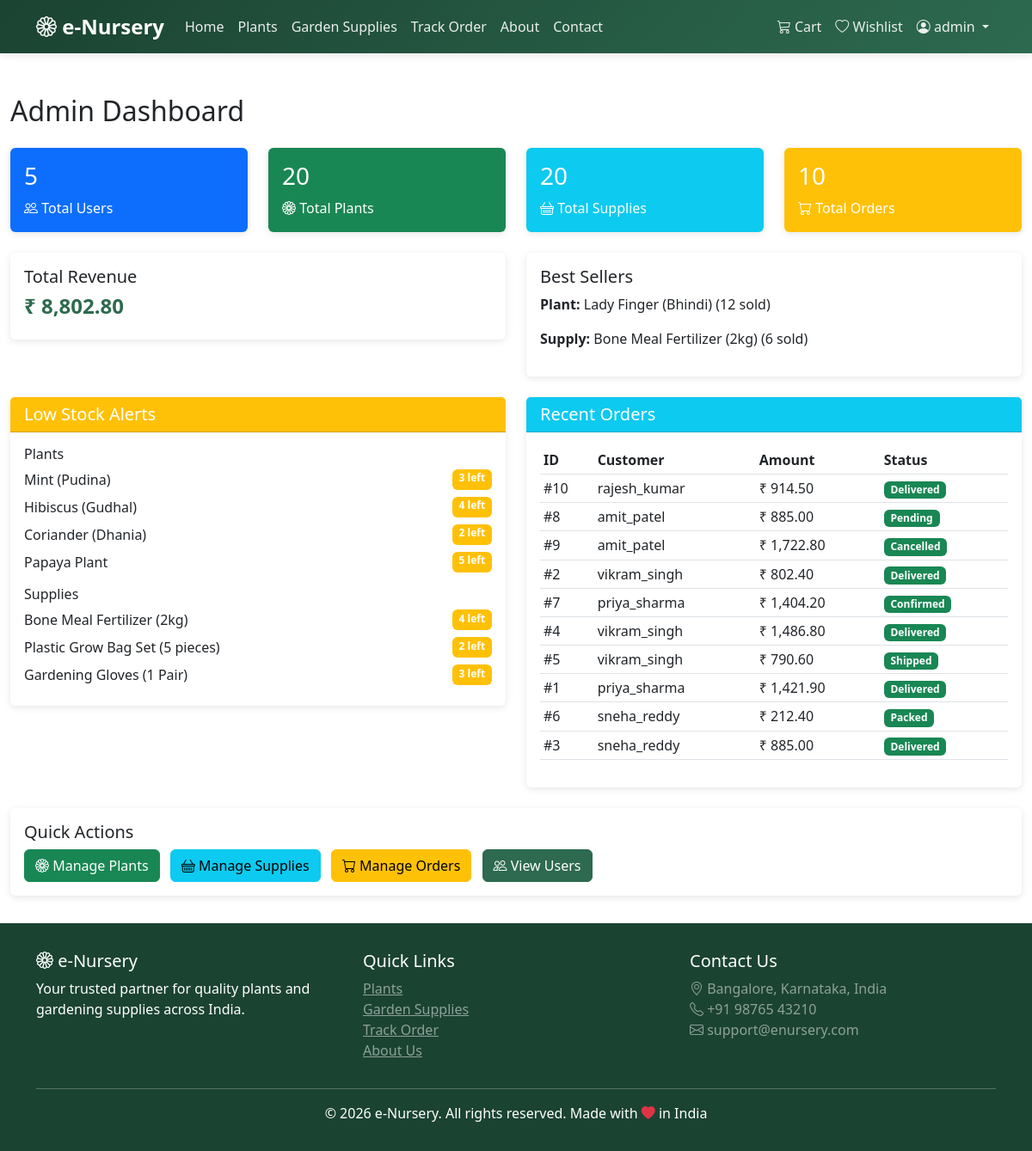
The page /admin (signed in) on the database its author committed.
### models.py (models this page shows, shortened)
class User(UserMixin, db.Model):
    __tablename__ = 'users'
    id = db.Column(db.Integer, primary_key=True)
    username = db.Column(db.String(80), unique=True, nullable=False)
    email = db.Column(db.String(120), unique=True, nullable=False)
    password_hash = db.Column(db.String(200), nullable=False)
    full_name = db.Column(db.String(100))
    phone = db.Column(db.String(15))
    address = db.Column(db.Text)
    city = db.Column(db.String(50))
    state = db.Column(db.String(50))
    pincode = db.Column(db.String(10))
    role = db.Column(db.String(20), default='user')  # 'admin' or 'user'
    created_at = db.Column(db.DateTime, default=datetime.utcnow)
    cart_items = db.relationship('Cart', backref='user', lazy=True, cascade='all, delete-orphan')
    orders = db.relationship('Order', backref='user', lazy=True)
    wishlists = db.relationship('Wishlist', backref='user', lazy=True, cascade='all, delete-orphan')
    reviews = db.relationship('Review', backref='user', lazy=True)

class Plant(db.Model):
    __tablename__ = 'plants'
    id = db.Column(db.Integer, primary_key=True)
    name = db.Column(db.String(100), nullable=False)
    category = db.Column(db.String(50), nullable=False)  # Medicinal, Flower, Vegetable, Fruit
    price = db.Column(db.Float, nullable=False)
    description = db.Column(db.Text)
    sunlight = db.Column(db.String(50))
    water = db.Column(db.String(50))
    care_instructions = db.Column(db.Text)
    stock = db.Column(db.Integer, default=0)
    image = db.Column(db.String(200), default='default_plant.jpg')
    created_at = db.Column(db.DateTime, default=datetime.utcnow)
    updated_at = db.Column(db.DateTime, default=datetime.utcnow, onupdate=datetime.utcnow)
    reviews = db.relationship('Review', backref='plant', lazy=True)
    wishlists = db.relationship('Wishlist', backref='plant', lazy=True)

class Ingredient(db.Model):
    __tablename__ = 'ingredients'
    id = db.Column(db.Integer, primary_key=True)
    name = db.Column(db.String(100), nullable=False)
    type = db.Column(db.String(50), nullable=False)  # Fertilizer, Soil, Pot, Tools, Seeds
    price = db.Column(db.Float, nullable=False)
    description = db.Column(db.Text)
    usage_instructions = db.Column(db.Text)
    stock = db.Column(db.Integer, default=0)
    image = db.Column(db.String(200), default='default_ingredient.jpg')
    created_at = db.Column(db.DateTime, default=datetime.utcnow)

class Order(db.Model):
    __tablename__ = 'orders'
    id = db.Column(db.Integer, primary_key=True)
    user_id = db.Column(db.Integer, db.ForeignKey('users.id'), nullable=False)
    total_amount = db.Column(db.Float, nullable=False)
    order_status = db.Column(db.String(50), default='Pending')
    payment_status = db.Column(db.String(50), default='Pending')
    payment_method = db.Column(db.String(50))
    tracking_number = db.Column(db.String(50), unique=True)
    shipping_address = db.Column(db.Text)
    estimated_delivery = db.Column(db.DateTime)
    created_at = db.Column(db.DateTime, default=datetime.utcnow)
    order_items = db.relationship('OrderItem', backref='order', lazy=True, cascade='all, delete-orphan')

### routes.py (the view)
    @app.route('/admin')
    @login_required
    def admin_dashboard():
        if current_user.role != 'admin':
            flash('Unauthorized access', 'danger')
            return redirect(url_for('index'))
        total_users = User.query.filter_by(role='user').count()
        total_plants = Plant.query.count()
        total_ingredients = Ingredient.query.count()
        total_orders = Order.query.count()
        total_revenue = db.session.query(func.sum(Order.total_amount)).filter(
            Order.order_status != 'Cancelled').scalar() or 0
        low_stock_plants = Plant.query.filter(Plant.stock > 0, Plant.stock <= 5).all()
        low_stock_ingredients = Ingredient.query.filter(Ingredient.stock > 0, Ingredient.stock <= 5).all()
        most_sold_plant = db.session.query(
            OrderItem.item_id,
            Plant.name,
            func.sum(OrderItem.quantity).label('total_sold')
        ).join(Plant, OrderItem.item_id == Plant.id).filter(
            OrderItem.item_type == 'plant'
        ).group_by(OrderItem.item_id, Plant.name).order_by(func.sum(OrderItem.quantity).desc()).first()
        most_sold_ingredient = db.session.query(
            OrderItem.item_id,
            Ingredient.name,
            func.sum(OrderItem.quantity).label('total_sold')
        ).join(Ingredient, OrderItem.item_id == Ingredient.id).filter(
            OrderItem.item_type == 'ingredient'
        ).group_by(OrderItem.item_id, Ingredient.name).order_by(func.sum(OrderItem.quantity).desc()).first()
        recent_orders = Order.query.order_by(Order.created_at.desc()).limit(10).all()
        return render_template('admin/dashboard.html',
                               total_users=total_users,
                               total_plants=total_plants,
                               total_ingredients=total_ingredients,
                               total_orders=total_orders,
                               total_revenue=total_revenue,
                               low_stock_plants=low_stock_plants,
                               low_stock_ingredients=low_stock_ingredients,
                               most_sold_plant=most_sold_plant,
                               most_sold_ingredient=most_sold_ingredient,
                               recent_orders=recent_orders)

### app.py (called while the page is built)
@login_manager.user_loader
def load_user(user_id):
    return User.query.get(int(user_id))

### templates/admin/dashboard.html (shortened to what this page needs)
{% extends 'base.html' %}
{% block content %}
<div class="container-fluid">
    <h2 class="mb-4">Admin Dashboard</h2>
    <div class="row g-4 mb-4">
        <div class="col-md-3">
            <div class="card text-white bg-primary">
                <div class="card-body">
                    <h3>{{ total_users }}</h3>
                    <p class="mb-0"><i class="bi bi-people"></i> Total Users</p>
                </div>
            </div>
        </div>
        <div class="col-md-3">
            <div class="card text-white bg-success">
                <div class="card-body">
                    <h3>{{ total_plants }}</h3>
                    <p class="mb-0"><i class="bi bi-flower1"></i> Total Plants</p>
                </div>
            </div>
        </div>
        <div class="col-md-3">
            <div class="card text-white bg-info">
                <div class="card-body">
                    <h3>{{ total_ingredients }}</h3>
                    <p class="mb-0"><i class="bi bi-basket"></i> Total Supplies</p>
                </div>
            </div>
        </div>
        <div class="col-md-3">
            <div class="card text-white bg-warning">
                <div class="card-body">
                    <h3>{{ total_orders }}</h3>
                    <p class="mb-0"><i class="bi bi-cart"></i> Total Orders</p>
                </div>
            </div>
        </div>
    </div>
    <div class="row mb-4">
        <div class="col-md-6">
            <div class="card">
                <div class="card-body">
                    <h5>Total Revenue</h5>
                    <h2 class="price-tag">{{ format_currency(total_revenue) }}</h2>
                </div>
            </div>
        </div>
        <div class="col-md-6">
            <div class="card">
                <div class="card-body">
                    <h5>Best Sellers</h5>
                    {% if most_sold_plant %}
                    <p><strong>Plant:</strong> {{ most_sold_plant.name }} ({{ most_sold_plant.total_sold }} sold)</p>
                    {% endif %}
                    {% if most_sold_ingredient %}
                    <p><strong>Supply:</strong> {{ most_sold_ingredient.name }} ({{ most_sold_ingredient.total_sold }} sold)</p>
                    {% endif %}
                </div>
            </div>
        </div>
    </div>
    <div class="row mb-4">
        <div class="col-md-6">
            <div class="card">
                <div class="card-header bg-warning text-white">
                    <h5 class="mb-0">Low Stock Alerts</h5>
                </div>
                <div class="card-body">
                    <h6>Plants</h6>
                    {% for plant in low_stock_plants %}
                    <div class="d-flex justify-content-between mb-2">
                        <span>{{ plant.name }}</span>
                        <span class="badge bg-warning">{{ plant.stock }} left</span>
                    </div>
                    {% endfor %}
                    <h6 class="mt-3">Supplies</h6>
                    {% for ing in low_stock_ingredients %}
                    <div class="d-flex justify-content-between mb-2">
                        <span>{{ ing.name }}</span>
                        <span class="badge bg-warning">{{ ing.stock }} left</span>
                    </div>
                    {% endfor %}
                </div>
            </div>
        </div>
        <div class="col-md-6">
            <div class="card">
                <div class="card-header bg-info text-white">
                    <h5 class="mb-0">Recent Orders</h5>
                </div>
                <div class="card-body">
                    <div class="table-responsive">
                        <table class="table table-sm">
                            <thead>
                                <tr>
                                    <th>ID</th>
                                    <th>Customer</th>
                                    <th>Amount</th>
                                    <th>Status</th>
                                </tr>
                            </thead>
                            <tbody>
                                {% for order in recent_orders %}
                                <tr>
                                    <td>#{{ order.id }}</td>
                                    <td>{{ order.user.username }}</td>
                                    <td>{{ format_currency(order.total_amount) }}</td>
                                    <td><span class="badge bg-success">{{ order.order_status }}</span></td>
                                </tr>
                                {% endfor %}
                            </tbody>
                        </table>
                    </div>
                </div>
            </div>
        </div>
    </div>
    <div class="row">
        <div class="col-md-12">
            <div class="card">
                <div class="card-body">
                    <h5>Quick Actions</h5>
                    <a href="{{ url_for('admin_plants') }}" class="btn btn-success me-2"><i class="bi bi-flower1"></i> Manage Plants</a>
                    <a href="{{ url_for('admin_ingredients') }}" class="btn btn-info me-2"><i class="bi bi-basket"></i> Manage Supplies</a>
                    <a href="{{ url_for('admin_orders') }}" class="btn btn-warning me-2"><i class="bi bi-cart"></i> Manage Orders</a>
                    <a href="{{ url_for('admin_users') }}" class="btn btn-primary"><i class="bi bi-people"></i> View Users</a>
                </div>
            </div>
        </div>
    </div>
</div>
{% endblock %}

### templates/base.html (shortened to what this page needs)
<!DOCTYPE html>
<html lang="en">
<head>
    <link href="https://cdn.jsdelivr.net/npm/bootstrap@5.3.0/dist/css/bootstrap.min.css" rel="stylesheet">
    <link rel="stylesheet" href="https://cdn.jsdelivr.net/npm/bootstrap-icons@1.11.0/font/bootstrap-icons.css">
</head>
<body>
    <nav class="navbar navbar-expand-lg navbar-dark sticky-top">
        <div class="container">
            <a class="navbar-brand" href="{{ url_for('index') }}">
                <i class="bi bi-flower1"></i> e-Nursery
            </a>
            <div class="collapse navbar-collapse" id="navbarNav">
                <ul class="navbar-nav me-auto">
                    <li class="nav-item">
                        <a class="nav-link" href="{{ url_for('index') }}">Home</a>
                    </li>
                    <li class="nav-item">
                        <a class="nav-link" href="{{ url_for('plants') }}">Plants</a>
                    </li>
                    <li class="nav-item">
                        <a class="nav-link" href="{{ url_for('ingredients') }}">Garden Supplies</a>
                    </li>
                    <li class="nav-item">
                        <a class="nav-link" href="{{ url_for('track_order') }}">Track Order</a>
                    </li>
                    <li class="nav-item">
                        <a class="nav-link" href="{{ url_for('about') }}">About</a>
                    </li>
                    <li class="nav-item">
                        <a class="nav-link" href="{{ url_for('contact') }}">Contact</a>
                    </li>
                </ul>
                <ul class="navbar-nav">
                    {% if current_user.is_authenticated %}
                        <li class="nav-item">
                            <a class="nav-link position-relative" href="{{ url_for('cart') }}">
                                <i class="bi bi-cart3"></i> Cart
                            </a>
                        </li>
                        <li class="nav-item">
                            <a class="nav-link" href="{{ url_for('wishlist') }}">
                                <i class="bi bi-heart"></i> Wishlist
                            </a>
                        </li>
                        <li class="nav-item dropdown">
                            <a class="nav-link dropdown-toggle" href="#" id="userDropdown" role="button" data-bs-toggle="dropdown">
                                <i class="bi bi-person-circle"></i> {{ current_user.username }}
                            </a>
                        </li>
                    {% endif %}
                </ul>
            </div>
        </div>
    </nav>
    <div class="content-wrapper">
        {% block content %}{% endblock %}
    </div>
    <footer class="footer">
        <div class="container">
            <div class="row">
                <div class="col-md-4">
                    <h5><i class="bi bi-flower1"></i> e-Nursery</h5>
                    <p>Your trusted partner for quality plants and gardening supplies across India.</p>
                </div>
                <div class="col-md-4">
                    <h5>Quick Links</h5>
                    <ul class="list-unstyled">
                        <li><a href="{{ url_for('plants') }}" class="text-white-50">Plants</a></li>
                        <li><a href="{{ url_for('ingredients') }}" class="text-white-50">Garden Supplies</a></li>
                        <li><a href="{{ url_for('track_order') }}" class="text-white-50">Track Order</a></li>
                        <li><a href="{{ url_for('about') }}" class="text-white-50">About Us</a></li>
                    </ul>
                </div>
                <div class="col-md-4">
                    <h5>Contact Us</h5>
                    <p class="text-white-50">
                        <i class="bi bi-geo-alt"></i> Bangalore, Karnataka, India<br>
                        <i class="bi bi-telephone"></i> +91 98765 43210<br>
                        <i class="bi bi-envelope"></i> support@enursery.com
                    </p>
                </div>
            </div>
            <hr class="bg-white">
            <div class="text-center">
                <p class="mb-0">&copy; 2026 e-Nursery. All rights reserved. Made with <i class="bi bi-heart-fill text-danger"></i> in India</p>
            </div>
        </div>
    </footer>
</body>
</html>

### templates/base.html (style rules this page uses)
:root { --primary-color: #2d6a4f; --secondary-color: #52b788; --accent-color: #95d5b2; --dark-green: #1b4332; }
body { font-family: 'Segoe UI', Tahoma, Geneva, Verdana, sans-serif; min-height: 100vh; display: flex; flex-direction: column; }
.navbar { background: linear-gradient(135deg, var(--dark-green), var(--primary-color)) !important; box-shadow: 0 2px 10px rgba(0,0,0,0.1); }
.navbar-brand { font-weight: 700; font-size: 1.5rem; color: white !important; }
.nav-link { color: rgba(255,255,255,0.9) !important; font-weight: 500; transition: color 0.3s; }
.content-wrapper { flex: 1; padding-top: 2rem; padding-bottom: 2rem; }
.footer { background: var(--dark-green); color: white; padding: 2rem 0; margin-top: auto; }
.btn-primary { background: var(--primary-color); border-color: var(--primary-color); }
.card { border: none; box-shadow: 0 2px 8px rgba(0,0,0,0.1); transition: transform 0.3s, box-shadow 0.3s; }
.price-tag { font-size: 1.5rem; font-weight: 700; color: var(--primary-color); }

### rows shown on the page
User: username "admin"
Plant: name "Mint (Pudina)", stock "3"
Plant: name "Hibiscus (Gudhal)", stock "4"
Plant: name "Coriander (Dhania)", stock "2"
Plant: name "Papaya Plant", stock "5"
Ingredient: name "Bone Meal Fertilizer (2kg)", stock "4"
Ingredient: name "Plastic Grow Bag Set (5 pieces)", stock "2"
Ingredient: name "Gardening Gloves (1 Pair)", stock "3"
Order: id "10", user.username "rajesh_kumar", total_amount "₹ 914.50", order_status "Delivered"
Order: id "8", user.username "amit_patel", total_amount "₹ 885.00", order_status "Pending"
Order: id "9", user.username "amit_patel", total_amount "₹ 1,722.80", order_status "Cancelled"
Order: id "2", user.username "vikram_singh", total_amount "₹ 802.40", order_status "Delivered"
Order: id "7", user.username "priya_sharma", total_amount "₹ 1,404.20", order_status "Confirmed"
Order: id "4", user.username "vikram_singh", total_amount "₹ 1,486.80", order_status "Delivered"
Order: id "5", user.username "vikram_singh", total_amount "₹ 790.60", order_status "Shipped"
Order: id "1", user.username "priya_sharma", total_amount "₹ 1,421.90", order_status "Delivered"
Order: id "6", user.username "sneha_reddy", total_amount "₹ 212.40", order_status "Packed"
Order: id "3", user.username "sneha_reddy", total_amount "₹ 885.00", order_status "Delivered"

### other values the page prints
{{ total_users }} "5"
{{ total_plants }} "20"
{{ total_ingredients }} "20"
{{ total_orders }} "10"
{{ most_sold_plant.name }} "Lady Finger (Bhindi)"
{{ most_sold_plant.total_sold }} "12"
{{ most_sold_ingredient.name }} "Bone Meal Fertilizer (2kg)"
{{ most_sold_ingredient.total_sold }} "6"
